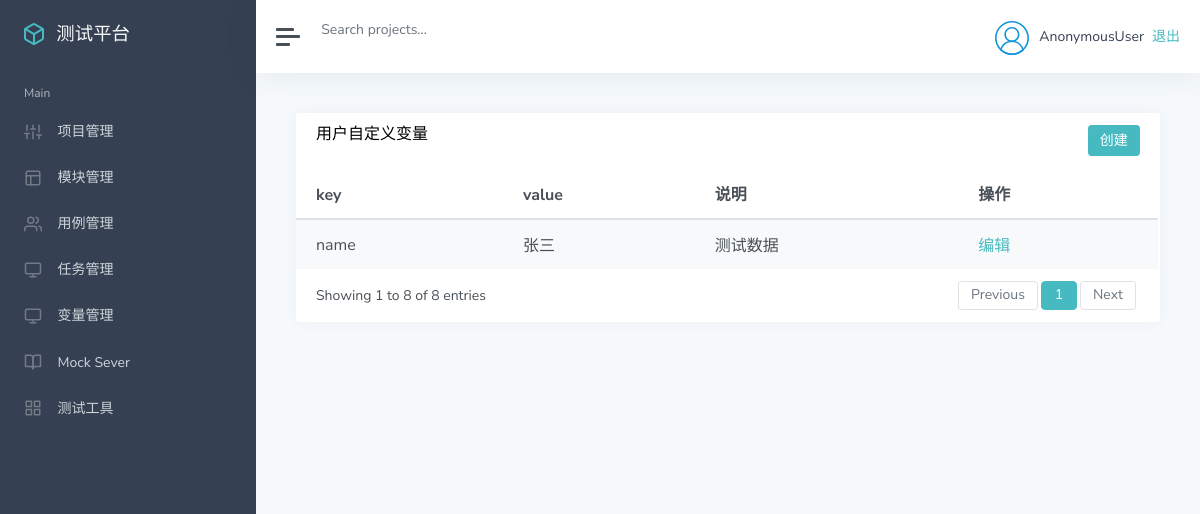
Page /variable/ on the committed database.
### app_variable/models.py (models this page shows, shortened)
class Variable(models.Model):
    key = models.CharField("名称", max_length=100, blank=False)
    value = models.CharField("值", max_length=500, blank=False)
    describe = models.TextField("描述", default="")
    create_time = models.DateTimeField("创建时间", auto_now_add=True)

### app_variable/views.py (the view)
# urls.py: path("", views.variable_list),
def variable_list(request):
    variable = Variable.objects.all()
    return render(request, "variable/list.html", {"variable": variable})

### templates/variable/list.html (shortened to what this page needs)
{% extends "manage.html" %}
{% block manage %}
<div class="card flex-fill">
    <div class="card-header">
        <h5 class="card-title mb-0" style="float:left">用户自定义变量</h5>
        <button type="button" class="btn btn-primary" style="float:right"
                data-toggle="modal"
                data-target="#myModal">创建
        </button>
    </div>
    <div id="datatables-dashboard-traffic_wrapper" class="dataTables_wrapper dt-bootstrap4 no-footer">
        <div class="row">
            <div class="col-sm-12">
                <table id="datatables-dashboard-traffic" class="table table-striped my-0 dataTable no-footer"
                       role="grid" aria-describedby="datatables-dashboard-traffic_info">
                    <thead>
                    <tr role="row">
                        <th>key</th>
                        <th>value</th>
                        <th>说明</th>
                        <th>操作</th>
                    </tr>
                    </thead>
                    <tbody>
                    {% for v in variable %}
                    <tr role="row" class="odd">
                        <td>{{ v.key }}</td>
                        <td>{{ v.value }}</td>
                        <td>{{ v.describe}}</td>
                        <td>
                            <a style="color: #47bac1"
                                    data-toggle="modal"
                                    data-target="#myModal"
                                    onclick="EditVariable('{{v.id}}','{{v.key}}', '{{v.value}}', '{{v.describe}}')">编辑
                            </a>
                        </td>
                    </tr>
                    {% endfor %}
                    </tbody>
                </table>
            </div>
        </div>
        <div class="row">
            <div class="col-sm-12 col-md-5">
                <div class="dataTables_info" id="datatables-dashboard-traffic_info" role="status" aria-live="polite">
                    Showing 1 to 8 of 8 entries
                </div>
            </div>
            <div class="col-sm-12 col-md-7">
                <div class="dataTables_paginate paging_simple_numbers" id="datatables-dashboard-traffic_paginate">
                    <ul class="pagination">
                        <li class="paginate_button page-item previous disabled"
                            id="datatables-dashboard-traffic_previous">
                            <a href="#" aria-controls="datatables-dashboard-traffic" data-dt-idx="0" tabindex="0"
                               class="page-link">Previous</a>
                        </li>
                        <li class="paginate_button page-item active">
                            <a href="#" aria-controls="datatables-dashboard-traffic" data-dt-idx="1" tabindex="0"
                               class="page-link">1</a>
                        </li>
                        <li class="paginate_button page-item next disabled" id="datatables-dashboard-traffic_next">
                            <a href="#" aria-controls="datatables-dashboard-traffic" data-dt-idx="2" tabindex="0"
                               class="page-link">Next</a>
                        </li>
                    </ul>
                </div>
            </div>
        </div>
    </div>
</div>
{% endblock %}

### rows in the picture
Variable: key "name", value "张三", describe "测试数据"

### other values in the picture
{{ user }} "AnonymousUser"
